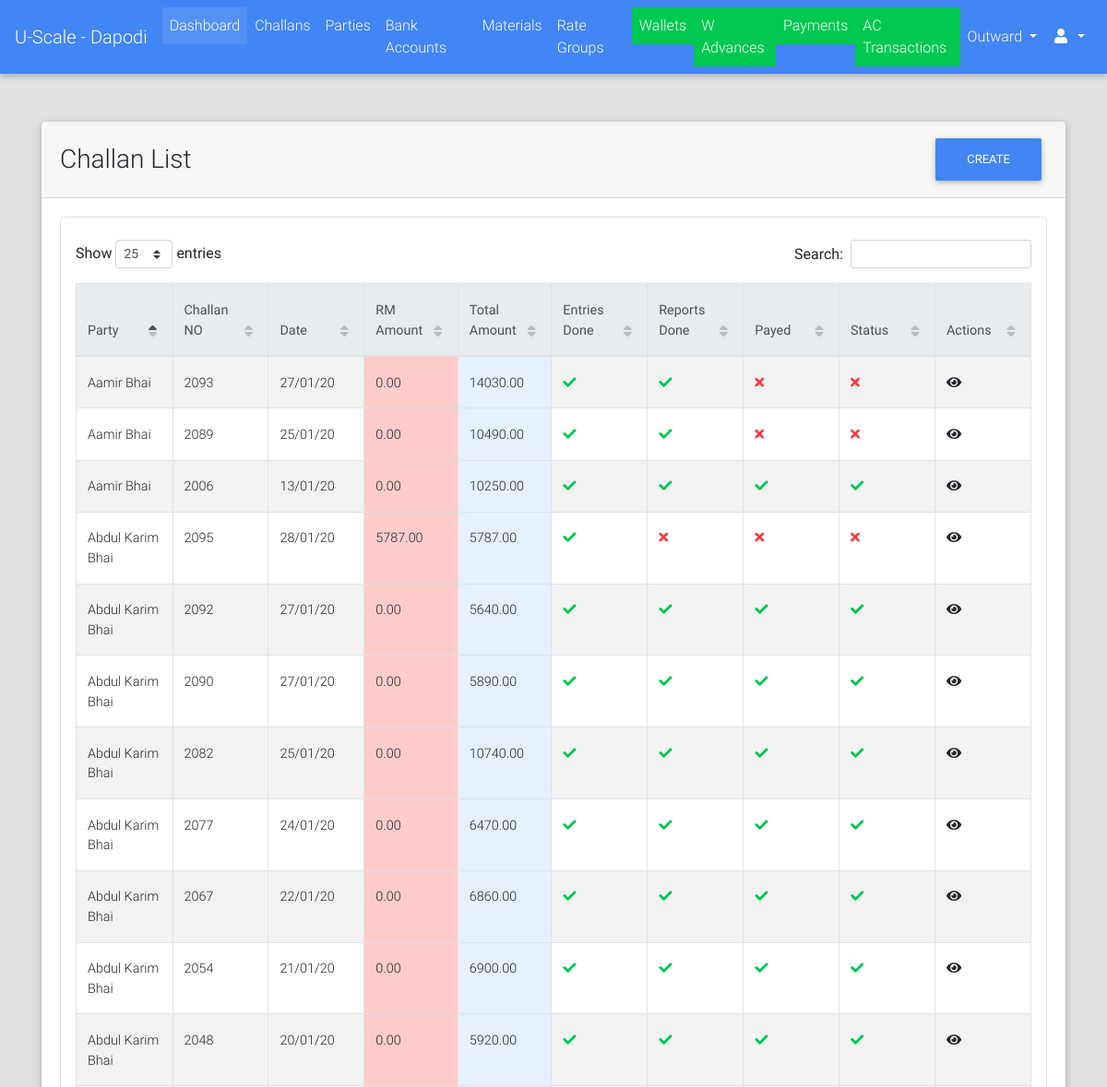
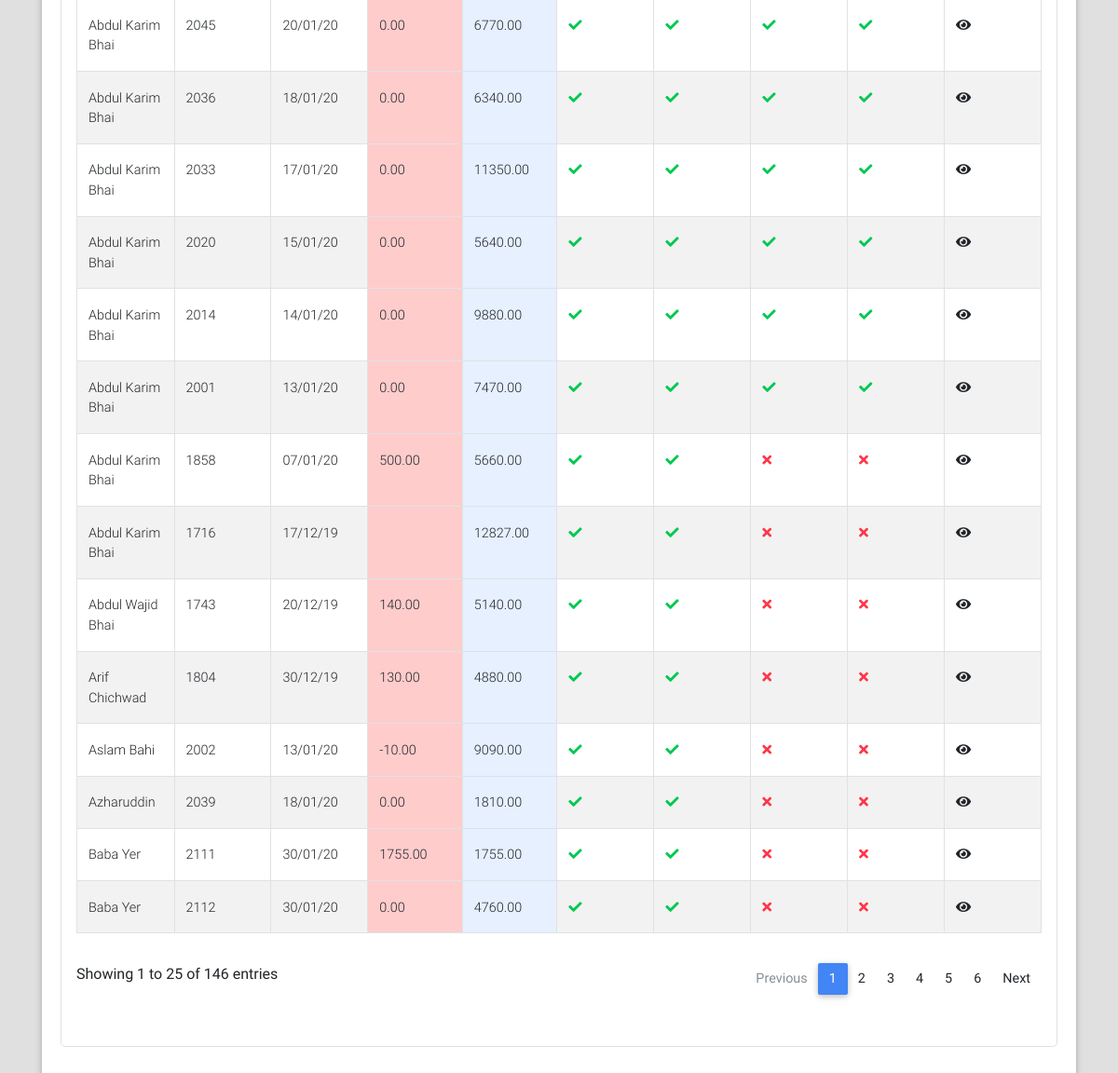
The app's page /challans/list/ (signed in) with its own data (2 pictures, top to bottom).
### challans/models.py (models this page shows, shortened)
class Challan(models.Model):
    STATUS_CHOICES = (("PN", "Pending"), ("DN", "Done"))
    created_by = models.ForeignKey(User, on_delete=models.PROTECT)
    party = models.ForeignKey("parties.Party", on_delete=models.CASCADE)
    challan_no = models.PositiveIntegerField(unique=True
                                             )
    vehicle_details = models.CharField(max_length=128, blank=True, null=True)
    weights_amount = models.DecimalField(max_digits=9, decimal_places=2, default=decimal.Decimal(0.00))
    extra_charges = models.DecimalField(verbose_name="Kata Charges", max_digits=9, decimal_places=2,
                                        default=decimal.Decimal(0.00), validators=[MinValueValidator(limit_value=0), MaxValueValidator(limit_value=100)])
    round_amount = models.DecimalField(max_digits=4, decimal_places=2, default=decimal.Decimal(0.00), validators=[MinValueValidator(limit_value=-10), MaxValueValidator(limit_value=10)])
    total_amount = models.DecimalField(max_digits=9, decimal_places=2, default=decimal.Decimal(0.00), validators=[MinValueValidator(limit_value=0)])
    image = models.ImageField(upload_to="payments/", blank=True, null=True)
    extra_info = models.TextField(blank=True)
    created_on = models.DateField(verbose_name="Challan Date")
    updated_on = models.DateTimeField(auto_now=True)
    is_entries_done = models.BooleanField(default=False)
    is_reports_done = models.BooleanField(default=False)
    is_rates_assigned = models.BooleanField(default=False)
    is_payed = models.BooleanField(default=False)
    status = models.CharField(max_length=2, choices=STATUS_CHOICES, default="PN")
    @property
    def get_date_display(self):
        return self.created_on.strftime("%d/%m/%y") or "-"
    @property
    def get_absolute_url(self):
        return reverse_lazy("challans:detail", kwargs={"challan_no": self.challan_no})

### parties/models.py (models this page shows, shortened)
class Party(models.Model):
    RATE_TYPE_CHOICES = (("GR", "Group Rate"), ("IR", "Individual Rate"))
    rate_type = models.CharField(max_length=2, choices=RATE_TYPE_CHOICES)
    rate_group = models.ForeignKey("rates.RateGroup", on_delete=models.PROTECT, blank=True, null=True)
    name = models.CharField(max_length=128)
    party_code = models.CharField(max_length=32, blank=True)
    address = models.TextField(blank=True)
    phone = models.CharField(max_length=13)
    whatsapp = models.CharField(max_length=13, blank=True)
    email = models.EmailField(blank=True, null=True)
    extra_info = models.TextField(blank=True)
    is_wallet_party = models.BooleanField(default=False)
    is_active = models.BooleanField(default=True)
    class Meta:
        verbose_name = "Party"
        verbose_name_plural = "Parties"

### payments/models.py (models this page shows, shortened)
class Payment(models.Model):
    PAYMENT_MODE_CHOICES = (("DP", "Direct Payment"), ("AL", "Account Less"))
    PAYMENT_STATUS_CHOICES = (("PN", "Pending"), ("DN", "Done"))
    challan = models.OneToOneField("challans.Challan", on_delete=models.CASCADE)
    payment_mode = models.CharField(max_length=2, choices=PAYMENT_MODE_CHOICES, blank=True, null=True)
    status = models.CharField(max_length=2, choices=PAYMENT_STATUS_CHOICES, default="PN")
    payed_amount = models.DecimalField(max_digits=9, decimal_places=2, default=0.00)
    amount = models.DecimalField(max_digits=9, decimal_places=2, null=True, blank=True)
    image = models.ImageField(upload_to="payments/", blank=True, null=True)
    extra_info = models.TextField(blank=True)
    @property
    def get_remaining_amount(self):
        return self.amount - self.payed_amount

### challans/views.py (the view)
class ChallanListView(LoginRequiredMixin, ListView):
    model = Challan
    template_name = "challans/list.html"
    context_object_name = "challans"
    ordering = "-id"
    def get_queryset(self):
        qs = super().get_queryset()
        return qs.filter(Q(status="PN") | Q(created_on__gte=datetime.date.today()+datetime.timedelta(days=-30)))

### portal/templatetags/constant_tags.py (called while the page is built)
@register.simple_tag
def get_branch_name():
    return settings.BRANCH_NAME

### portal/templates/challans/list.html (shortened to what this page needs)
{% extends "portal/base.html" %}
{% load static %}
{% block custom_links %}
    <link href="{% static "css/addons/datatables.min.css" %}" rel="stylesheet">
    <link href="{% static "css/addons/datatables-select.min.css" %}" rel="stylesheet">
{% endblock %}
{% block content %}
    <br><br>
    <div class="container">
        <div class="card">
            <div class="card-header">
                <div class="row">
                    <div class="col-lg-9 m-auto">
                        <h3 class="m-auto">Challan List</h3>
                    </div>
                    <div class="col-lg-3">
                        <a class="float-right" href="{% url "challans:add" %}"><button class="btn btn-primary">Create</button></a>
                    </div>
                </div>
            </div>
            <div class="card-body">
                <div class="table p-3 border" style="border-radius: 5px">
                     <table id="dt-basic-checkbox" class="table table-striped table-bordered" cellspacing="0" width="100%">
                         <thead class="thead-light">
                            <th class="th-sm">Party</th>
                            <th class="th-sm">Challan NO</th>
                            <th class="th-sm">Date</th>
                            <th>RM Amount</th>
                            <th>Total Amount</th>
                            <th class="th-sm">Entries Done</th>
                            <th class="th-sm">Reports Done</th>
                            <th class="th-sm">Payed</th>
                            <th class="th-sm">Status</th>
                            <th class="th-sm">Actions</th>
                         </thead>
                         <tbody>
                             {% if challans %}
                                {% for challan in challans %}
                                    <tr>
                                        <td>{{ challan.party.name }}</td>
                                        <td><a href="{{ challan.get_absolute_url }}">{{ challan.challan_no }}</a></td>
                                        <td>{{ challan.get_date_display }}</td>
                                        <td class="bg-danger-us">{{ challan.payment.get_remaining_amount }}</td>
                                        <td class="bg-info-us">{{ challan.total_amount }}</td>
                                        <td>
                                            <i class="fa {% if challan.is_entries_done %}fa-check text-success{% else %}fa-times text-danger{% endif %}"></i>
                                        </td>
                                        <td>
                                            <i class="fa {% if challan.is_reports_done %}fa-check text-success{% else %}fa-times text-danger{% endif %}"></i>
                                        </td>
                                        <td>
                                            <i class="fa {% if challan.is_payed %}fa-check text-success{% else %}fa-times text-danger{% endif %}"></i>
                                        </td>
                                        <td>
                                            <i class="fa {% if challan.status == "DN" %}fa-check text-success{% else %}fa-times text-danger{% endif %}"></i>
                                        </td>
                                        <td><a href="{{ challan.get_absolute_url }}"><i class="fa fa-eye"></i></a></td>
                                    </tr>
                                {% endfor %}
                             {% else %}
                                 <span class="text-black-50 font-weight-bold">No Challans Found</span>
                             {% endif %}
                         </tbody>
                    </table>
                 </div>
            </div>
        </div>
    </div>
{% endblock %}

### portal/static/css/style.css (style rules this page uses)
.bg-info-us { background-color: #e6f0ff!important; }
.bg-danger-us { background-color: #ffcccc!important; }

### records on screen
Challan: party.name "Baba Yer", challan_no "2111", date "30/01/20", payment.get_remaining_amount "1755.00", total_amount "1755.00", is_entries_done True (drawn), is_reports_done True (drawn), is_payed False (drawn)
Challan: party.name "Baba Yer", challan_no "2112", date "30/01/20", payment.get_remaining_amount "0.00", total_amount "4760.00", is_entries_done True (drawn), is_reports_done True (drawn), is_payed False (drawn)
Challan: party.name "Abdul Karim Bhai", challan_no "2095", date "28/01/20", payment.get_remaining_amount "5787.00", total_amount "5787.00", is_entries_done True (drawn), is_reports_done False (drawn), is_payed False (drawn)
Challan: party.name "Abdul Karim Bhai", challan_no "2092", date "27/01/20", payment.get_remaining_amount "0.00", total_amount "5640.00", is_entries_done True (drawn), is_reports_done True (drawn), is_payed True (drawn)
Challan: party.name "Aamir Bhai", challan_no "2093", date "27/01/20", payment.get_remaining_amount "0.00", total_amount "14030.00", is_entries_done True (drawn), is_reports_done True (drawn), is_payed False (drawn)
Challan: party.name "Abdul Karim Bhai", challan_no "2090", date "27/01/20", payment.get_remaining_amount "0.00", total_amount "5890.00", is_entries_done True (drawn), is_reports_done True (drawn), is_payed True (drawn)
Challan: party.name "Aamir Bhai", challan_no "2089", date "25/01/20", payment.get_remaining_amount "0.00", total_amount "10490.00", is_entries_done True (drawn), is_reports_done True (drawn), is_payed False (drawn)
Challan: party.name "Abdul Karim Bhai", challan_no "2082", date "25/01/20", payment.get_remaining_amount "0.00", total_amount "10740.00", is_entries_done True (drawn), is_reports_done True (drawn), is_payed True (drawn)
Challan: party.name "Abdul Karim Bhai", challan_no "2077", date "24/01/20", payment.get_remaining_amount "0.00", total_amount "6470.00", is_entries_done True (drawn), is_reports_done True (drawn), is_payed True (drawn)
Challan: party.name "Abdul Karim Bhai", challan_no "2067", date "22/01/20", payment.get_remaining_amount "0.00", total_amount "6860.00", is_entries_done True (drawn), is_reports_done True (drawn), is_payed True (drawn)
Challan: party.name "Abdul Karim Bhai", challan_no "2054", date "21/01/20", payment.get_remaining_amount "0.00", total_amount "6900.00", is_entries_done True (drawn), is_reports_done True (drawn), is_payed True (drawn)
Challan: party.name "Abdul Karim Bhai", challan_no "2048", date "20/01/20", payment.get_remaining_amount "0.00", total_amount "5920.00", is_entries_done True (drawn), is_reports_done True (drawn), is_payed True (drawn)
Challan: party.name "Abdul Karim Bhai", challan_no "2045", date "20/01/20", payment.get_remaining_amount "0.00", total_amount "6770.00", is_entries_done True (drawn), is_reports_done True (drawn), is_payed True (drawn)
Challan: party.name "Abdul Karim Bhai", challan_no "2036", date "18/01/20", payment.get_remaining_amount "0.00", total_amount "6340.00", is_entries_done True (drawn), is_reports_done True (drawn), is_payed True (drawn)
Challan: party.name "Abdul Karim Bhai", challan_no "2033", date "17/01/20", payment.get_remaining_amount "0.00", total_amount "11350.00", is_entries_done True (drawn), is_reports_done True (drawn), is_payed True (drawn)
Challan: party.name "Azharuddin", challan_no "2039", date "18/01/20", payment.get_remaining_amount "0.00", total_amount "1810.00", is_entries_done True (drawn), is_reports_done True (drawn), is_payed False (drawn)
Challan: party.name "Abdul Karim Bhai", challan_no "2020", date "15/01/20", payment.get_remaining_amount "0.00", total_amount "5640.00", is_entries_done True (drawn), is_reports_done True (drawn), is_payed True (drawn)
Challan: party.name "Abdul Karim Bhai", challan_no "2014", date "14/01/20", payment.get_remaining_amount "0.00", total_amount "9880.00", is_entries_done True (drawn), is_reports_done True (drawn), is_payed True (drawn)
Challan: party.name "Aamir Bhai", challan_no "2006", date "13/01/20", payment.get_remaining_amount "0.00", total_amount "10250.00", is_entries_done True (drawn), is_reports_done True (drawn), is_payed True (drawn)
Challan: party.name "Abdul Karim Bhai", challan_no "2001", date "13/01/20", payment.get_remaining_amount "0.00", total_amount "7470.00", is_entries_done True (drawn), is_reports_done True (drawn), is_payed True (drawn)
Challan: party.name "Aslam Bahi", challan_no "2002", date "13/01/20", payment.get_remaining_amount "-10.00", total_amount "9090.00", is_entries_done True (drawn), is_reports_done True (drawn), is_payed False (drawn)
Challan: party.name "Abdul Karim Bhai", challan_no "1858", date "07/01/20", payment.get_remaining_amount "500.00", total_amount "5660.00", is_entries_done True (drawn), is_reports_done True (drawn), is_payed False (drawn)
Challan: party.name "Arif Chichwad", challan_no "1804", date "30/12/19", payment.get_remaining_amount "130.00", total_amount "4880.00", is_entries_done True (drawn), is_reports_done True (drawn), is_payed False (drawn)
Challan: party.name "Abdul Wajid Bhai", challan_no "1743", date "20/12/19", payment.get_remaining_amount "140.00", total_amount "5140.00", is_entries_done True (drawn), is_reports_done True (drawn), is_payed False (drawn)
Challan: party.name "Abdul Karim Bhai", challan_no "1716", date "17/12/19", total_amount "12827.00", is_entries_done True (drawn), is_reports_done True (drawn), is_payed False (drawn)
